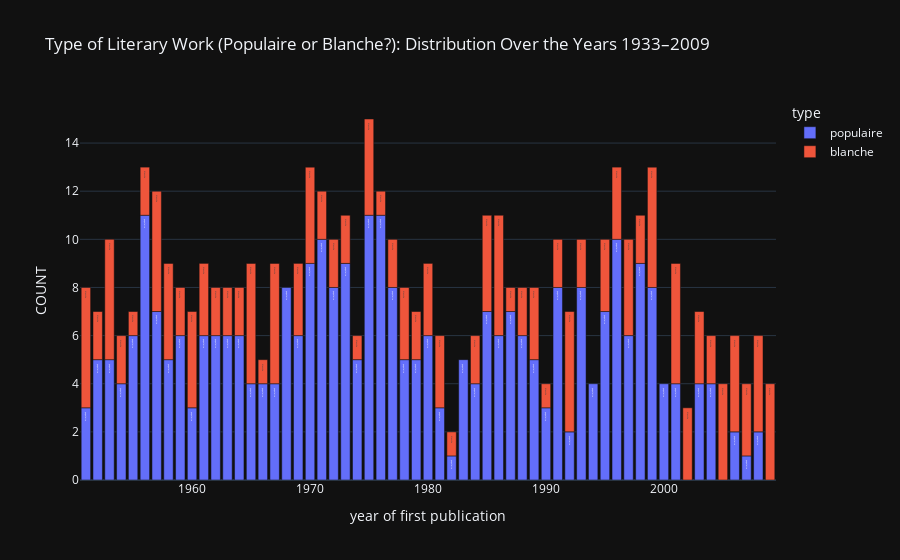

The code cell stored with this chart in its notebook:
### Markdown cell above
### Visualisation of type distributions per year

### Code cell
type_dist_per_year =  roman_df.value_counts(["publ-first", "type"]).to_frame().sort_values(by=['publ-first'], ascending=True).rename(columns={0: 'COUNT'})
type_dist_per_year = type_dist_per_year.reset_index().rename(columns={'publ-first': 'YEAR'})

fig = px.bar(
    type_dist_per_year,
    x="YEAR",
    y="COUNT",
    labels={'YEAR':'year of first publication'},
    color="type",
    text="type",
    title="Type of Literary Work (Populaire or Blanche?): Distribution Over the Years 1933–2009"
)
fig.show()

### Figure 1 — Plotly figure (JSON) as saved in the notebook; plotly's stock layout.template omitted (floating-point values rounded to 4 significant figures)
{"data": [{"alignmentgroup": "True", "hovertemplate": "type=%{text}<br>year of first publication=%{x}<br>COUNT=%{y}<extra></extra>", "legendgroup": "populaire", "marker": {"color": "#636efa", "pattern": {"shape": ""}}, "name": "populaire", "offsetgroup": "populaire", "orientation": "v", "showlegend": true, "text": ["populaire", "populaire", "populaire", "populaire", "populaire", "populaire", "populaire", "populaire", "populaire", "populaire", "populaire", "populaire", "populaire", "populaire", "populaire", "populaire", "populaire", "populaire", "populaire", "populaire", "populaire", "populaire", "populaire", "populaire", "populaire", "populaire", "populaire", "populaire", "populaire", "populaire", "populaire", "populaire", "populaire", "populaire", "populaire", "populaire", "populaire", "populaire", "populaire", "populaire", "populaire", "populaire", "populaire", "populaire", "populaire", "populaire", "populaire", "populaire", "populaire", "populaire", "populaire", "populaire", "populaire", "populaire", "populaire", "populaire"], "textposition": "auto", "x": [1951.0, 1952.0, 1953.0, 1954.0, 1955.0, 1956.0, 1957.0, 1958.0, 1959.0, 1960.0, 1961.0, 1962.0, 1963.0, 1964.0, 1965.0, 1966.0, 1967.0, 1968.0, 1969.0, 1970.0, 1971.0, 1972.0, 1973.0, 1974.0, 1975.0, 1976.0, 1977.0, 1978.0, 1979.0, 1980.0, 1981.0, 1982.0, 1983.0, 1984.0, 1985.0, 1986.0, 1987.0, 1988.0, 1989.0, 1990.0, 1991.0, 1992.0, 1993.0, 1994.0, 1995.0, 1996.0, 1997.0, 1998.0, 1999.0, 2000.0, 2001.0, 2003.0, 2004.0, 2006.0, 2007.0, 2008.0], "xaxis": "x", "y": [3, 5, 5, 4, 6, 11, 7, 5, 6, 3, 6, 6, 6, 6, 4, 4, 4, 8, 6, 9, 10, 8, 9, 5, 11, 11, 8, 5, 5, 6, 3, 1, 5, 4, 7, 6, 7, 6, 5, 3, 8, 2, 8, 4, 7, 10, 6, 9, 8, 4, 4, 4, 4, 2, 1, 2], "yaxis": "y", "type": "bar"}, {"alignmentgroup": "True", "hovertemplate": "type=%{text}<br>year of first publication=%{x}<br>COUNT=%{y}<extra></extra>", "legendgroup": "blanche", "marker": {"color": "#EF553B", "pattern": {"shape": ""}}, "name": "blanche", "offsetgroup": "blanche", "orientation": "v", "showlegend": true, "text": ["blanche", "blanche", "blanche", "blanche", "blanche", "blanche", "blanche", "blanche", "blanche", "blanche", "blanche", "blanche", "blanche", "blanche", "blanche", "blanche", "blanche", "blanche", "blanche", "blanche", "blanche", "blanche", "blanche", "blanche", "blanche", "blanche", "blanche", "blanche", "blanche", "blanche", "blanche", "blanche", "blanche", "blanche", "blanche", "blanche", "blanche", "blanche", "blanche", "blanche", "blanche", "blanche", "blanche", "blanche", "blanche", "blanche", "blanche", "blanche", "blanche", "blanche", "blanche", "blanche", "blanche", "blanche", "blanche"], "textposition": "auto", "x": [1951.0, 1952.0, 1953.0, 1954.0, 1955.0, 1956.0, 1957.0, 1958.0, 1959.0, 1960.0, 1961.0, 1962.0, 1963.0, 1964.0, 1965.0, 1966.0, 1967.0, 1969.0, 1970.0, 1971.0, 1972.0, 1973.0, 1974.0, 1975.0, 1976.0, 1977.0, 1978.0, 1979.0, 1980.0, 1981.0, 1982.0, 1984.0, 1985.0, 1986.0, 1987.0, 1988.0, 1989.0, 1990.0, 1991.0, 1992.0, 1993.0, 1995.0, 1996.0, 1997.0, 1998.0, 1999.0, 2001.0, 2002.0, 2003.0, 2004.0, 2005.0, 2006.0, 2007.0, 2008.0, 2009.0], "xaxis": "x", "y": [5, 2, 5, 2, 1, 2, 5, 4, 2, 4, 3, 2, 2, 2, 5, 1, 5, 3, 4, 2, 2, 2, 1, 4, 1, 2, 3, 2, 3, 3, 1, 2, 4, 5, 1, 2, 3, 1, 2, 5, 2, 3, 3, 4, 2, 5, 5, 3, 3, 2, 4, 4, 3, 4, 4], "yaxis": "y", "type": "bar"}], "layout": {"xaxis": {"anchor": "y", "domain": [0.0, 1.0], "title": {"text": "year of first publication"}}, "yaxis": {"anchor": "x", "domain": [0.0, 1.0], "title": {"text": "COUNT"}}, "legend": {"title": {"text": "type"}, "tracegroupgap": 0}, "title": {"text": "Type of Literary Work (Populaire or Blanche?): Distribution Over the Years 1933–2009"}, "barmode": "relative"}}
